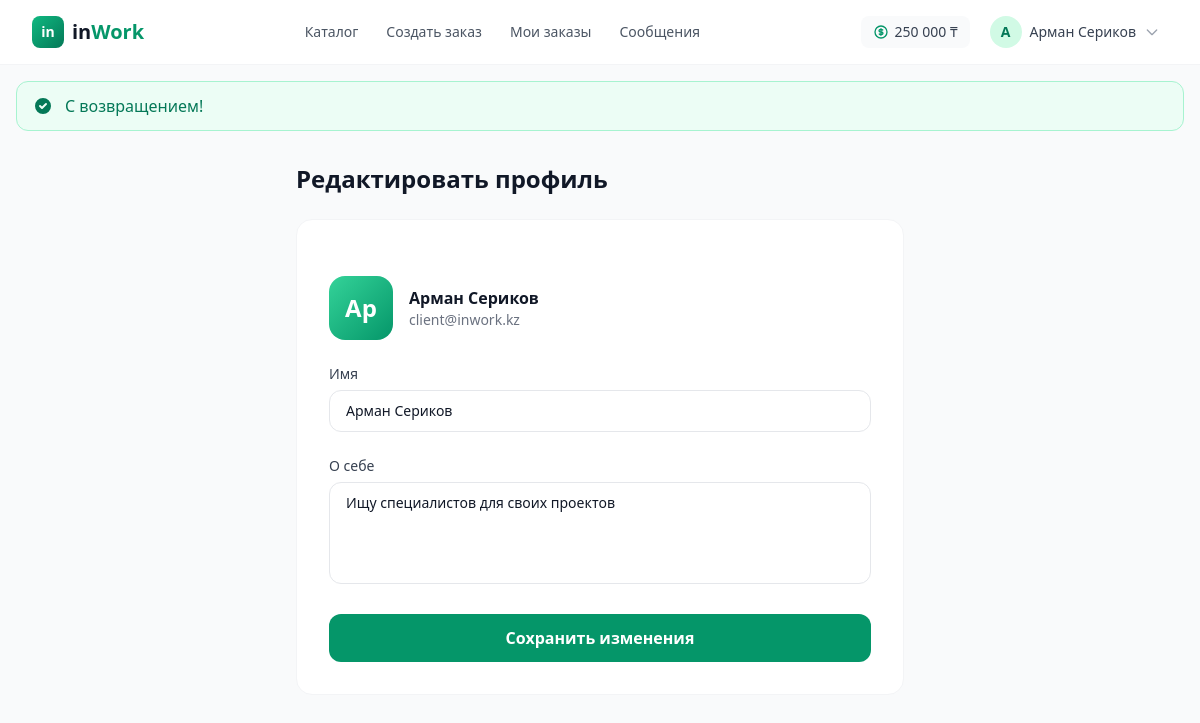
The app's page /in-work/public/profile (signed in) with its own data.
### tables this page shows
CREATE TABLE users (
    id INT UNSIGNED AUTO_INCREMENT PRIMARY KEY,
    name VARCHAR(100) NOT NULL,
    email VARCHAR(191) NOT NULL UNIQUE,
    password VARCHAR(255) NOT NULL,
    role ENUM('client', 'freelancer', 'admin') NOT NULL DEFAULT 'freelancer',
    avatar VARCHAR(255) DEFAULT NULL,
    bio TEXT DEFAULT NULL,
    balance DECIMAL(12,2) NOT NULL DEFAULT 0.00,
    rating DECIMAL(3,2) NOT NULL DEFAULT 0.00,
    completed_orders INT UNSIGNED NOT NULL DEFAULT 0,
    created_at TIMESTAMP NOT NULL DEFAULT CURRENT_TIMESTAMP,
    updated_at TIMESTAMP NOT NULL DEFAULT CURRENT_TIMESTAMP ON UPDATE CURRENT_TIMESTAMP,
    INDEX idx_users_role (role),
    INDEX idx_users_rating (rating),
    INDEX idx_users_completed (completed_orders)
);

### app/controllers/ProfileController.php (called while the page is built, shortened)
<?php
class ProfileController extends Controller
{
    private User $userModel;
    public function __construct()
    {
        $this->userModel = new User();
    }
    public function edit(): void
    {
        $profile = $this->userModel->getProfile(user_id());
        $app = require ROOT_PATH . '/config/app.php';
        $catalogSpecs = [];
        foreach ($app['categories'] as $slug => $label) {
            if (($app['category_modes'][$slug] ?? '') === 'catalog') {
                $catalogSpecs[$slug] = $label;
            }
        }
        $this->view('profile.edit', [
            'title'            => 'Редактировать профиль',
            'profile'          => $profile,
            'catalog_specs'    => $catalogSpecs,
        ]);
    }
}

### public/index.php (called while the page is built, shortened)
<?php
try {
    $appConfig = require ROOT_PATH . '/config/app.php';
    spl_autoload_register(function (string $class) {
        $map = [
            'Core\\'       => ROOT_PATH . '/core/',
            'App\\Controllers\\' => APP_PATH . '/controllers/',
            'App\\Models\\'      => APP_PATH . '/models/',
            'App\\Services\\'    => APP_PATH . '/services/',
            'App\\Middlewares\\'  => APP_PATH . '/middlewares/',
            'App\\Helpers\\'     => APP_PATH . '/helpers/',
        ];
        foreach ($map as $prefix => $baseDir) {
            if (strpos($class, $prefix) === 0) {
                $relativeClass = substr($class, strlen($prefix));
                $file = $baseDir . str_replace('\\', '/', $relativeClass) . '.php';
                if (file_exists($file)) {
                    return;
                }
            }
        }
    });
    require ROOT_PATH . '/app/helpers/functions.php';
    $router = new Core\Router();
    $method = $_SERVER['REQUEST_METHOD'];
    $requestUri = $_SERVER['REQUEST_URI'] ?? '/';
    $path = parse_url($requestUri, PHP_URL_PATH);
    $path = '/' . trim($path, "/ \t\n\r");
    $basePath = $appConfig['base_path'] ?? '/in-work/public';
    $basePath = rtrim($basePath, '/');
    if ($basePath !== '' && (strpos($path, $basePath) === 0)) {
        $suffix = substr($path, strlen($basePath));
        $path = ($suffix === '' || $suffix === '/') ? '/' : ($suffix ?: '/');
    }
    if ($path !== '/') {
        $path = rtrim($path, '/') ?: '/';
    }
    $router->resolve($method, $path);
} catch (Throwable $e) {
    http_response_code(500);
    echo '<h1>Ошибка приложения</h1>';
    echo '<p><strong>' . htmlspecialchars($e->getMessage()) . '</strong></p>';
    echo '<p>Файл: ' . htmlspecialchars($e->getFile()) . ':' . $e->getLine() . '</p>';
    echo '<pre>' . htmlspecialchars($e->getTraceAsString()) . '</pre>';
}

### app/helpers/functions.php (called while the page is built, shortened)
<?php
function e(string $value): string
{
    return htmlspecialchars($value, ENT_QUOTES, 'UTF-8');
}
function url(string $path = ''): string
{
    return APP_URL . '/' . ltrim($path, '/');
}
function is_logged_in(): bool
{
    return isset($_SESSION['user']);
}
function current_user(): ?array
{
    return $_SESSION['user'] ?? null;
}
function user_id(): ?int
{
    return $_SESSION['user']['id'] ?? null;
}
function user_role(): ?string
{
    return $_SESSION['user']['role'] ?? null;
}
function format_money(float $amount): string
{
    return number_format($amount, 0, '.', ' ') . ' ₸';
}
function get_rank(int $completedOrders): array
{
    if ($completedOrders >= 10)  return ['name' => 'Опытный', 'color' => 'green', 'level' => 2];
    return ['name' => 'Новичок', 'color' => 'gray', 'level' => 1];
}

### core/Database.php (called while the page is built, shortened)
<?php
class Database
{
    private static ?Database $instance = null;
    private PDO $pdo;
    private function __construct()
    {
        $config = require __DIR__ . '/../config/database.php';
        $dsn = sprintf(
            'mysql:host=%s;port=%s;dbname=%s;charset=%s',
            $config['host'],
            $config['port'],
            $config['database'],
            $config['charset']
        );
        try {
            $this->pdo = new PDO($dsn, $config['username'], $config['password'], [
                PDO::ATTR_ERRMODE            => PDO::ERRMODE_EXCEPTION,
                PDO::ATTR_DEFAULT_FETCH_MODE => PDO::FETCH_ASSOC,
                PDO::ATTR_EMULATE_PREPARES   => false,
            ]);
        } catch (PDOException $e) {
            throw new PDOException('Database connection failed: ' . $e->getMessage());
        }
    }
    public static function getInstance(): self
    {
        if (self::$instance === null) {
            self::$instance = new self();
        }
        return self::$instance;
    }
    public function query(string $sql, array $params = []): \PDOStatement
    {
        $stmt = $this->pdo->prepare($sql);
        $stmt->execute($params);
        return $stmt;
    }
    public function fetch(string $sql, array $params = []): ?array
    {
        $stmt = $this->query($sql, $params);
        $result = $stmt->fetch();
        return $result ?: null;
    }
}

### core/Model.php (called while the page is built, shortened)
<?php
abstract class Model
{
    protected Database $db;
    protected string $table;
    protected string $primaryKey = 'id';
    public function __construct()
    {
        $this->db = Database::getInstance();
    }
    public function find(int $id): ?array
    {
        return $this->db->fetch(
            "SELECT * FROM {$this->table} WHERE {$this->primaryKey} = ?",
            [$id]
        );
    }
}

### config/database.php (called while the page is built, shortened)
<?php
$config = [
    'host'     => 'localhost',
    'port'     => '3306',
    'database' => 'inwork',
    'username' => 'root',
    'password' => 'root',
    'charset'  => 'utf8mb4',
];
return $config;

### app/models/User.php (called while the page is built, shortened)
<?php
class User extends Model
{
    public function getProfile(int $userId): ?array
    {
        $user = $this->find($userId);
        $user['rank'] = get_rank((int) $user['completed_orders']);
        if (($user['role'] ?? '') === 'freelancer') {
            $user['specializations'] = (new FreelancerCategory())->getSlugsForUser($userId);
        } else {
            $user['specializations'] = [];
        }
        return $user;
    }
}

### views/profile/edit.php (the view, shortened to what this page needs)
<div class="max-w-2xl mx-auto px-4 sm:px-6 lg:px-8 py-8">
    <h1 class="text-2xl font-bold text-gray-900 mb-6">Редактировать профиль</h1>
    <div class="bg-white rounded-2xl border border-gray-100 p-6 sm:p-8">
        <form method="POST" action="<?= url('profile') ?>" class="space-y-6">
            <div class="flex items-center gap-4 mb-6">
                <div class="w-16 h-16 bg-gradient-to-br from-brand-400 to-brand-600 rounded-2xl flex items-center justify-center text-white text-2xl font-bold">
                    <?= strtoupper(mb_substr($profile['name'], 0, 2)) ?>
                </div>
                <div>
                    <h2 class="font-semibold text-gray-900"><?= e($profile['name']) ?></h2>
                    <p class="text-sm text-gray-500"><?= e($profile['email']) ?></p>
                </div>
            </div>
            <div>
                <label class="block text-sm font-medium text-gray-700 mb-1.5">Имя</label>
                <input type="text" name="name" value="<?= e($profile['name']) ?>" required
                       class="w-full px-4 py-2.5 border border-gray-200 rounded-xl text-sm focus:ring-2 focus:ring-brand-500 focus:border-brand-500 outline-none transition">
            </div>
            <div>
                <label class="block text-sm font-medium text-gray-700 mb-1.5">О себе</label>
                <textarea name="bio" rows="4"
                          class="w-full px-4 py-2.5 border border-gray-200 rounded-xl text-sm focus:ring-2 focus:ring-brand-500 focus:border-brand-500 outline-none transition resize-none"
                          placeholder="Расскажите о себе..."><?= e($profile['bio'] ?? '') ?></textarea>
            </div>
            <button type="submit" class="w-full py-3 bg-brand-600 text-white font-semibold rounded-xl hover:bg-brand-700 transition">
                Сохранить изменения
            </button>
        </form>
    </div>
</div>

### core/Router.php (shortened to what this page needs)
<?php
class Router
{
    private array $routes = [];
    private array $middlewares = [];
    public function group(array $middleware, callable $callback): void
    {
        $previousMiddlewares = $this->middlewares;
        $this->middlewares = array_merge($this->middlewares, $middleware);
        $this->middlewares = $previousMiddlewares;
    }
    private function addRoute(string $method, string $path, array $action, array $middleware = []): self
    {
        $pattern = $this->convertToRegex($path);
        $this->routes[] = [
            'method'     => $method,
            'path'       => $path,
            'pattern'    => $pattern,
            'controller' => $action[0],
            'action'     => $action[1],
            'middleware'  => array_merge($this->middlewares, $middleware),
        ];
        return $this;
    }
    private function convertToRegex(string $path): string
    {
        $pattern = preg_replace('/\{([a-zA-Z_]+)\}/', '(?P<$1>[^/]+)', $path);
        return '#^' . $pattern . '$#';
    }
    public function resolve(string $method, string $uri): void
    {
        $uri = parse_url($uri, PHP_URL_PATH);
        $uri = rtrim($uri, '/') ?: '/';
        foreach ($this->routes as $route) {
            if ($route['method'] !== $method) {
                continue;
            }
            if (preg_match($route['pattern'], $uri, $matches)) {
                $params = array_filter($matches, 'is_string', ARRAY_FILTER_USE_KEY);
                $controller = new $route['controller']();
                $actionMethod = $route['action'];
                call_user_func_array([$controller, $actionMethod], array_values($params));
                return;
            }
        }
    }
}

### views/layouts/navbar.php (shortened to what this page needs)
<nav class="bg-white border-b border-gray-100 sticky top-0 z-40">
    <div class="max-w-7xl mx-auto px-4 sm:px-6 lg:px-8">
        <div class="flex items-center justify-between h-16">
            <a href="<?= url('/') ?>" class="flex items-center gap-2">
                <div class="w-8 h-8 bg-gradient-to-br from-brand-500 to-brand-700 rounded-lg flex items-center justify-center">
                    <span class="text-white font-bold text-sm">in</span>
                </div>
                <span class="text-xl font-bold text-gray-900">in<span class="text-brand-600">Work</span></span>
            </a>
            <div class="hidden md:flex items-center gap-1">
                <a href="<?= url('catalog') ?>" class="px-3 py-2 rounded-lg text-sm font-medium text-gray-600 hover:text-gray-900 hover:bg-gray-50 transition">Каталог</a>
                <?php if (is_logged_in()): ?>
                    <?php if (user_role() === 'client'): ?>
                        <a href="<?= url('orders/create') ?>" class="px-3 py-2 rounded-lg text-sm font-medium text-gray-600 hover:text-gray-900 hover:bg-gray-50 transition">Создать заказ</a>
                    <?php endif; ?>
                    <a href="<?= url('my-orders') ?>" class="px-3 py-2 rounded-lg text-sm font-medium text-gray-600 hover:text-gray-900 hover:bg-gray-50 transition relative" title="Непрочитанные уведомления по заказам">
                        Мои заказы
                    </a>
                    <a href="<?= url('chat') ?>" class="px-3 py-2 rounded-lg text-sm font-medium text-gray-600 hover:text-gray-900 hover:bg-gray-50 transition relative">
                        Сообщения
                    </a>
                <?php endif; ?>
            </div>
            <div class="flex items-center gap-3">
                <?php if (is_logged_in()): ?>
                    <a href="<?= url('balance') ?>" class="hidden sm:flex items-center gap-1.5 px-3 py-1.5 bg-gray-50 rounded-lg text-sm font-medium text-gray-700 hover:bg-gray-100 transition">
                        <?= format_money(current_user()['balance'] ?? 0) ?>
                    </a>
                    <div class="relative" id="userMenu">
                        <details class="group/details">
                            <summary class="flex items-center gap-2 px-2 py-1.5 rounded-lg hover:bg-gray-50 transition cursor-pointer list-none [&::-webkit-details-marker]:hidden">
                                <div class="w-8 h-8 bg-brand-100 text-brand-700 rounded-full flex items-center justify-center text-sm font-bold">
                                    <?= strtoupper(substr(current_user()['name'] ?? 'U', 0, 2)) ?>
                                </div>
                                <span class="hidden sm:block text-sm font-medium text-gray-700"><?= e(current_user()['name'] ?? '') ?></span>
                                <svg class="w-4 h-4 text-gray-400 group-open/details:rotate-180 transition-transform" fill="none" stroke="currentColor" viewBox="0 0 24 24"><path stroke-linecap="round" stroke-linejoin="round" stroke-width="2" d="M19 9l-7 7-7-7"/></svg>
                            </summary>
                        </details>
                    </div>
                <?php else: ?>
                    <a href="<?= url('login') ?>" class="px-4 py-2 text-sm font-medium text-gray-700 hover:text-gray-900 transition">Войти</a>
                    <a href="<?= url('register') ?>" class="px-4 py-2 bg-brand-600 text-white text-sm font-medium rounded-lg hover:bg-brand-700 transition shadow-sm">Регистрация</a>
                <?php endif; ?>
            </div>
        </div>
    </div>
</nav>

### assets/css/app.css (style rules this page uses)
* { scroll-behavior: smooth; }

### records on screen
users: balance "250 000 ₸", name "А", name "Арман Сериков", name "Ар", email "client@inwork.kz", bio "Ищу специалистов для своих проектов"
